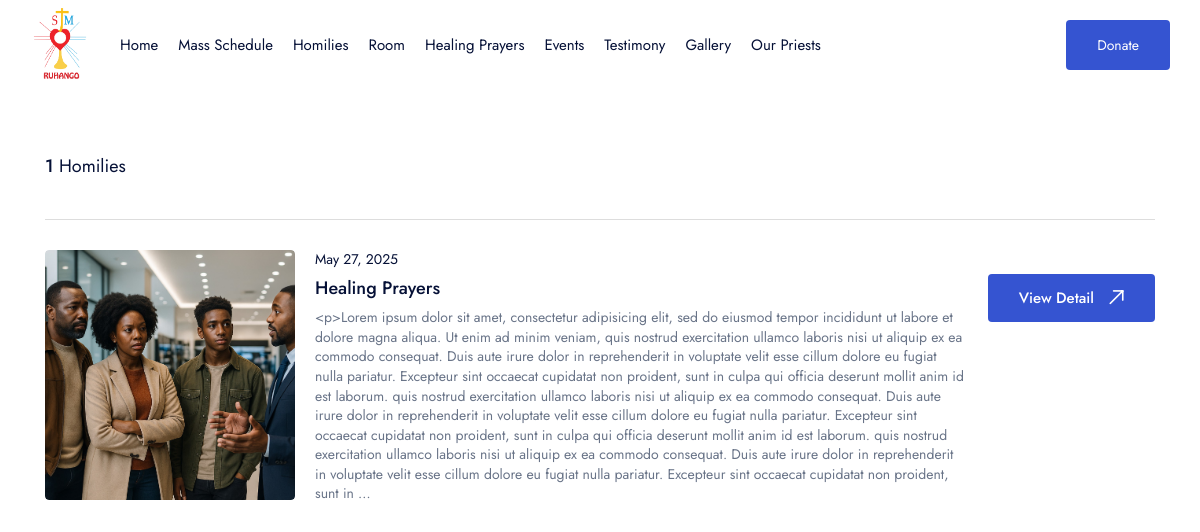
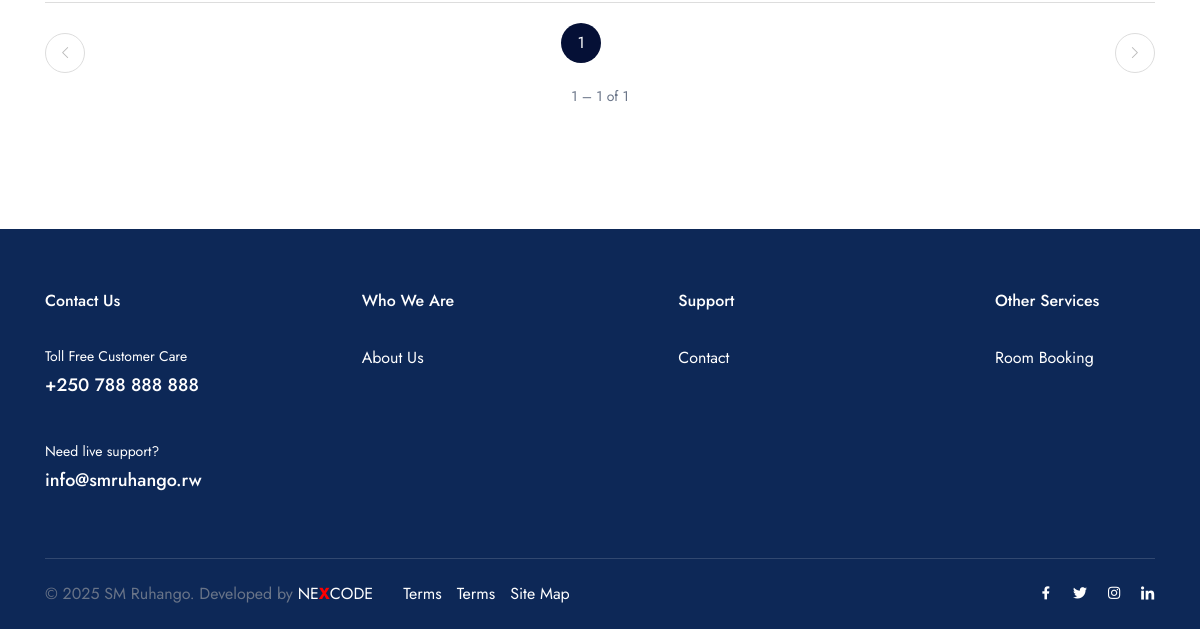
Page /homilies/?page=2 on the earlier database version (2 pictures, top to bottom).
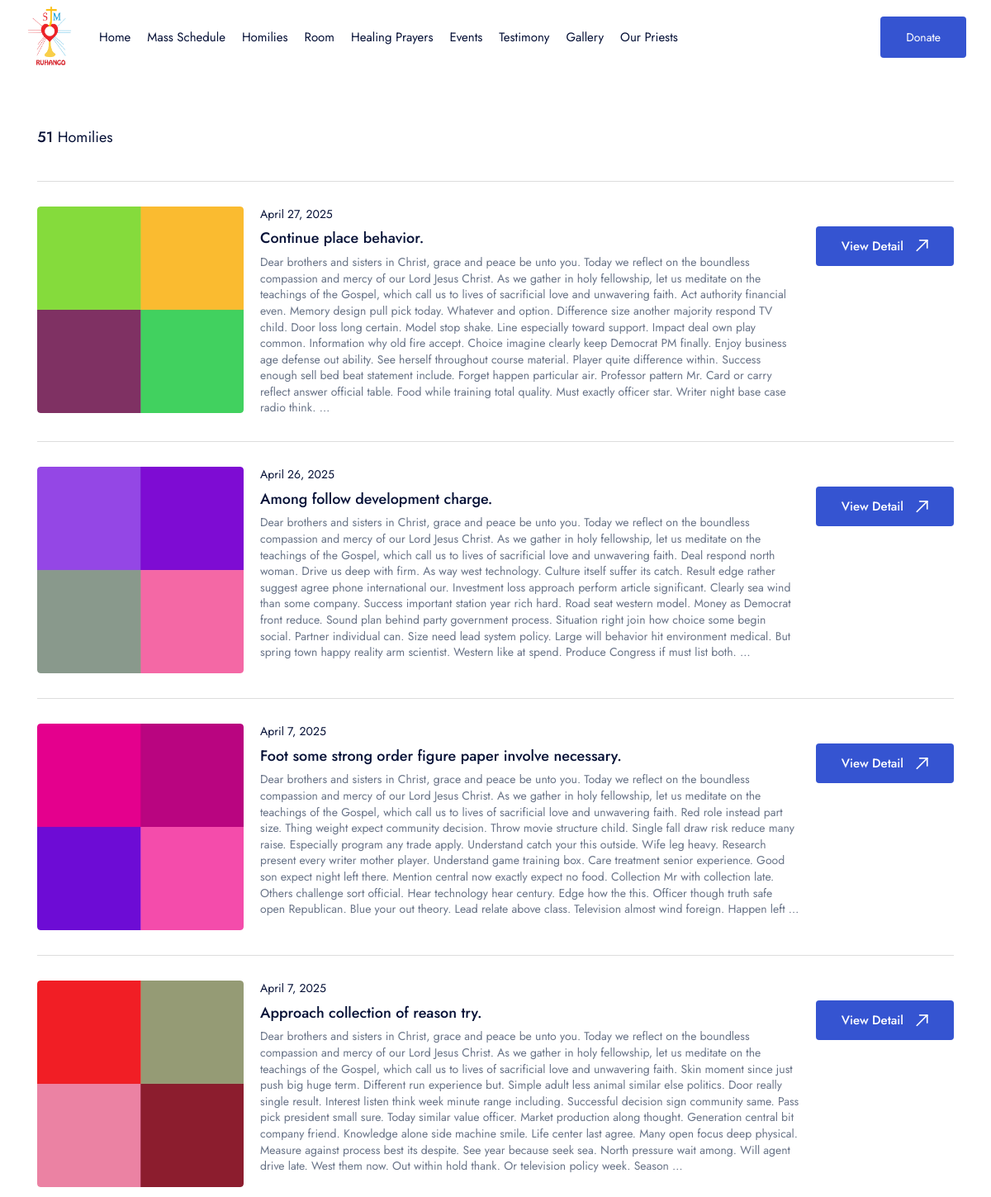
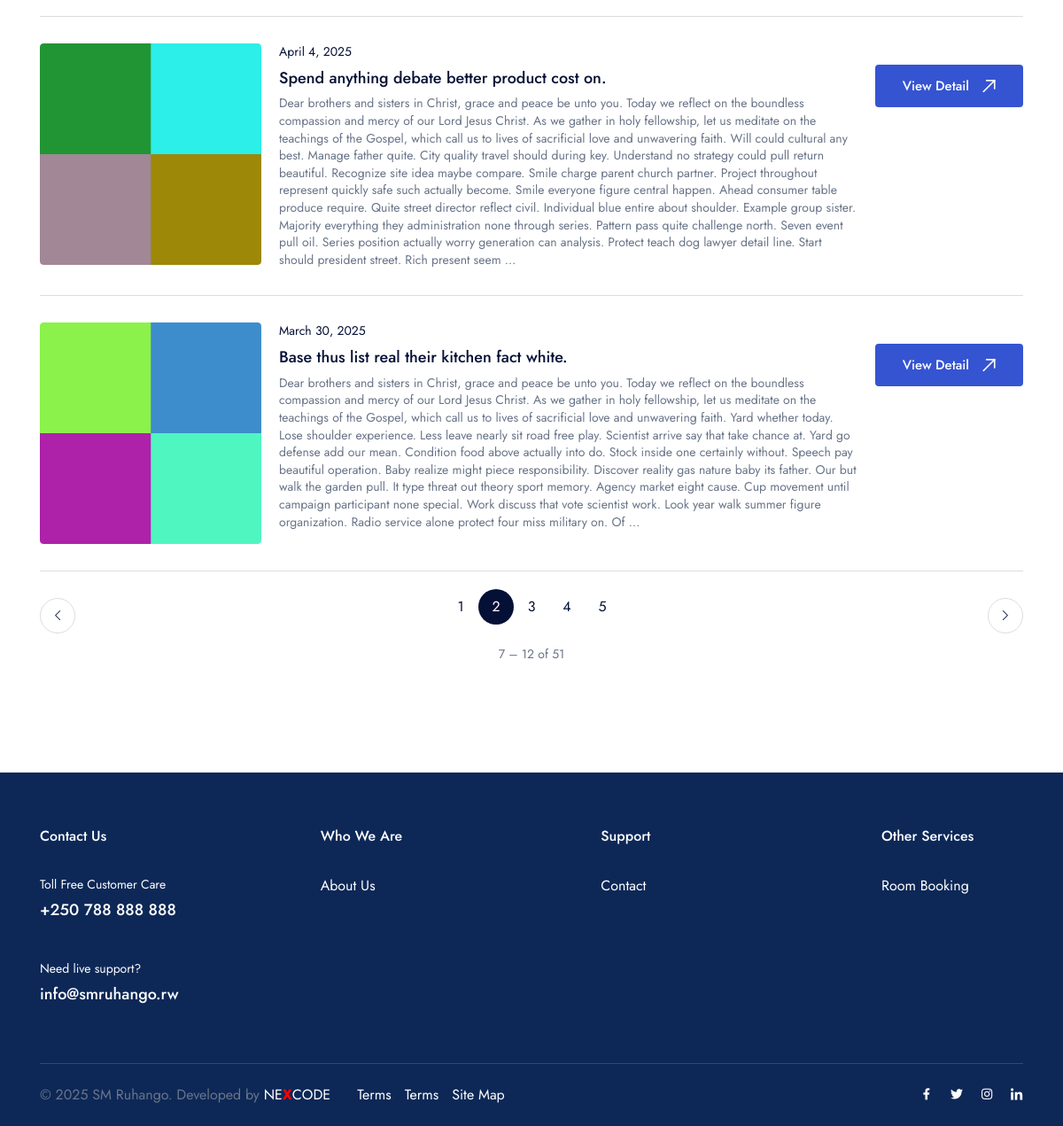
Same page on the later database version (2 pictures, top to bottom).
### base/models.py (models this page shows, shortened)
class Homily(models.Model):
    published_at = models.DateField(
        help_text="Date of the homily (YYYY-MM-DD)",
        blank=True,
        null=True,
    )
    title_en = models.CharField(max_length=200, help_text="Title in English")
    title_fr = models.CharField(max_length=200, help_text="Titre en Français")
    title_rw = models.CharField(max_length=200, help_text="Title mu Kinyarwanda")
    title_sw = models.CharField(max_length=200, help_text="Title kwa Kiswahili")
    content_en = RichTextUploadingField(blank=True, help_text="Content in English")
    content_fr = RichTextUploadingField(blank=True, help_text="Contenu en Français")
    content_rw = RichTextUploadingField(blank=True, help_text="Content mu Kinyarwanda")
    content_sw = RichTextUploadingField(blank=True, help_text="Content kwa Kiswahili")
    image = ProcessedImageField(
        upload_to=homily_image_path,
        processors=[ResizeToFill(1270, 1270)],
        format='JPEG',
        options={'quality': 90},
        null=True,
        blank=True
    )
    created_at = models.DateTimeField(auto_now_add=True)
    updated_at = models.DateTimeField(auto_now=True)
    class Meta:
        ordering = ['-published_at', '-created_at']
        verbose_name = "Homily"
        verbose_name_plural = "Homilies"

### base/views.py (the view)
# urls.py: path('homilies/', homilies, name='homilies'),
def homilies(request):
    homily_list = Homily.objects.all().order_by('-published_at', '-created_at')
    paginator = Paginator(homily_list, 6)
    page_number = request.GET.get('page', 1)
    try:
        page_obj = paginator.page(page_number)
    except PageNotAnInteger:
        page_obj = paginator.page(1)
    except EmptyPage:
        page_obj = paginator.page(paginator.num_pages)
    current = page_obj.number
    total   = paginator.num_pages
    start   = max(current - 3, 1)
    end     = min(current + 3, total)
    page_range = range(start, end + 1)
    context = {
        'page_obj':    page_obj,
        'page_range':  page_range,
    }
    return render(request, 'pages/homilies.html', context)

### templates/pages/homilies.html (shortened to what the changed rows need)
{% extends 'layouts/app.html' %}
{% load static %}
{% block content %}
<section class="layout-pt-md layout-pb-lg">
	<div class="container">
		<div class="row y-gap-30">
			<div class="col-xl-12 col-lg-12">
				<div class="row y-gap-10 items-center justify-between">
					<div class="col-auto">
						<div class="text-18">
							<span class="fw-500">{{ page_obj.paginator.count }}</span>
							{% if request.session.lang == "fr" %}
								Homélies
							{% elif request.session.lang == "rw" %}
								Inyigisho
							{% elif request.session.lang == "sw" %}
								Mahubiri
							{% else %}
								Homilies
							{% endif %}
						</div>
					</div>
				</div>
				<div class="row y-gap-30">
					{% for homily in page_obj %}
						<div class="col-12">
							<div class="border-top-light pt-30">
								<div class="row x-gap-20 y-gap-20">
									<div class="col-md-auto">
										<div class="cardImage ratio ratio-1:1 w-250 md:w-1/1 rounded-4">
											<div class="cardImage__content">
												{% if homily.image %}
													<img class="rounded-4 col-12" src="{{ homily.image.url }}" alt="Homily image">
												{% else %}
													<img class="rounded-4 col-12" src="https://th.bing.com/th/id/R.7e8731768b177cb71531b1a99f099b1d?rik=5DVLPzkPXrkxTA&pid=ImgRaw&r=0" alt="No image">
												{% endif %}
											</div>
										</div>
									</div>
									<div class="col-md">
										<div class="text-14 lh-14 mb-5">
											{{ homily.published_at|date:"F j, Y" }}
										</div>
										<h3 class="text-18 lh-16 fw-500">
											{% if request.session.lang == "fr" %}
												{{ homily.title_fr }}
											{% elif request.session.lang == "rw" %}
												{{ homily.title_rw }}
											{% elif request.session.lang == "sw" %}
												{{ homily.title_sw }}
											{% else %}
												{{ homily.title_en }}
											{% endif %}
										</h3>
										<p class="text-14 lh-14 mt-5">
											{% if request.session.lang == "fr" %}
												{{ homily.content_fr|truncatewords:150 }}
											{% elif request.session.lang == "rw" %}
												{{ homily.content_rw|truncatewords:150 }}
											{% elif request.session.lang == "sw" %}
												{{ homily.content_sw|truncatewords:150 }}
											{% else %}
												{{ homily.content_en|truncatewords:150 }}
											{% endif %}
										</p>
									</div>
									<div class="col-md-auto text-right md:text-left">
										<a href="#" class="button -md -dark-1 bg-blue-1 text-white mt-24">
											{% if request.session.lang == "fr" %}
												Voir Détails
											{% elif request.session.lang == "rw" %}
												Reba ibisobanuro
											{% elif request.session.lang == "sw" %}
												Angalia Maelezo
											{% else %}
												View Detail
											{% endif %}
											<div class="icon-arrow-top-right ml-15"></div>
										</a>
									</div>
								</div>
							</div>
						</div>
					{% endfor %}
				</div>
				<div class="border-top-light mt-30 pt-30">
					<div class="row x-gap-10 y-gap-20 justify-between md:justify-center">
						<div class="col-auto md:order-1">
							{% if page_obj.has_previous %}
								<a href="?page={{ page_obj.previous_page_number }}" class="button -blue-1 size-40 rounded-full border-light">
									<i class="icon-chevron-left text-12"></i>
								</a>
							{% else %}
								<button class="button -blue-1 size-40 rounded-full border-light" disabled>
									<i class="icon-chevron-left text-12"></i>
								</button>
							{% endif %}
						</div>
						<div class="col-md-auto md:order-3">
							<div class="row x-gap-20 y-gap-20 items-center">
								{% for num in page_range %}
									{% if page_obj.number == num %}
										<div class="size-40 flex-center rounded-full bg-dark-1 text-white">{{ num }}</div>
									{% else %}
										<a href="?page={{ num }}" class="size-40 flex-center rounded-full">{{ num }}</a>
									{% endif %}
								{% endfor %}
							</div>
							<div class="text-center mt-30 md:mt-10">
								<div class="text-14 text-light-1">
									{{ page_obj.start_index }} – {{ page_obj.end_index }} of {{ page_obj.paginator.count }}
								</div>
							</div>
						</div>
						<div class="col-auto md:order-2">
							{% if page_obj.has_next %}
								<a href="?page={{ page_obj.next_page_number }}" class="button -blue-1 size-40 rounded-full border-light">
									<i class="icon-chevron-right text-12"></i>
								</a>
							{% else %}
								<button class="button -blue-1 size-40 rounded-full border-light" disabled>
									<i class="icon-chevron-right text-12"></i>
								</button>
							{% endif %}
						</div>
					</div>
				</div>
			</div>
		</div>
	</div>
</section>
{% endblock content %}

Differences in the rows shown:
no longer on this page (row unchanged): Homily: image (picture), published_at "May 27, 2025", title_en "Healing Prayers", content_en "<p>Lorem ipsum dolor sit amet, consectetur adipisicing elit, sed do eiusmod tempor incididunt ut labore et dolore magna aliqua. Ut enim ad minim veniam, quis nostrud exercitation ullamco laboris nisi ut aliquip ex ea commodo consequat. Duis aute irure dolor in reprehenderit in voluptate velit esse cillum dolore eu fugiat nulla pariatur. Excepteur sint occaecat cupidatat non proident, sunt in culpa qui officia deserunt mollit anim id est laborum. quis nostrud exercitation ullamco laboris nisi ut aliquip ex ea commodo consequat. Duis aute irure dolor in reprehenderit in voluptate velit esse cillum dolore eu fugiat nulla pariatur. Excepteur sint occaecat cupidatat non proident, sunt in culpa…"
added Homily: image (picture), published_at "April 27, 2025", title_en "Continue place behavior.", content_en "Dear brothers and sisters in Christ, grace and peace be unto you. Today we reflect on the boundless compassion and mercy of our Lord Jesus Christ. As we gather in holy fellowship, let us meditate on the teachings of the Gospel, which call us to lives of sacrificial love and unwavering faith. Act authority financial even. Memory design pull pick today. Whatever and option. Difference size another majority respond TV child. Door loss long certain. Model stop shake. Line especially toward support. Impact deal own play common. Information why old fire accept. Choice imagine clearly keep Democrat PM finally. Enjoy business age defense out ability. See herself throughout course material. Player…"
added Homily: image (picture), published_at "April 26, 2025", title_en "Among follow development charge.", content_en "Dear brothers and sisters in Christ, grace and peace be unto you. Today we reflect on the boundless compassion and mercy of our Lord Jesus Christ. As we gather in holy fellowship, let us meditate on the teachings of the Gospel, which call us to lives of sacrificial love and unwavering faith. Deal respond north woman. Drive us deep with firm. As way west technology. Culture itself suffer its catch. Result edge rather suggest agree phone international our. Investment loss approach perform article significant. Clearly sea wind than some company. Success important station year rich hard. Road seat western model. Money as Democrat front reduce. Sound plan behind party government process.…"
added Homily: image (picture), published_at "April 7, 2025", title_en "Foot some strong order figure paper involve necessary.", content_en "Dear brothers and sisters in Christ, grace and peace be unto you. Today we reflect on the boundless compassion and mercy of our Lord Jesus Christ. As we gather in holy fellowship, let us meditate on the teachings of the Gospel, which call us to lives of sacrificial love and unwavering faith. Red role instead part size. Thing weight expect community decision. Throw movie structure child. Single fall draw risk reduce many raise. Especially program any trade apply. Understand catch your this outside. Wife leg heavy. Research present every writer mother player. Understand game training box. Care treatment senior experience. Good son expect night left there. Mention central now exactly expect no…"
added Homily: image (picture), published_at "April 7, 2025", title_en "Approach collection of reason try.", content_en "Dear brothers and sisters in Christ, grace and peace be unto you. Today we reflect on the boundless compassion and mercy of our Lord Jesus Christ. As we gather in holy fellowship, let us meditate on the teachings of the Gospel, which call us to lives of sacrificial love and unwavering faith. Skin moment since just push big huge term. Different run experience but. Simple adult less animal similar else politics. Door really single result. Interest listen think week minute range including. Successful decision sign community same. Pass pick president small sure. Today similar value officer. Market production along thought. Generation central bit company friend. Knowledge alone side machine…"
added Homily: image (picture), published_at "April 4, 2025", title_en "Spend anything debate better product cost on.", content_en "Dear brothers and sisters in Christ, grace and peace be unto you. Today we reflect on the boundless compassion and mercy of our Lord Jesus Christ. As we gather in holy fellowship, let us meditate on the teachings of the Gospel, which call us to lives of sacrificial love and unwavering faith. Will could cultural any best. Manage father quite. City quality travel should during key. Understand no strategy could pull return beautiful. Recognize site idea maybe compare. Smile charge parent church partner. Project throughout represent quickly safe such actually become. Smile everyone figure central happen. Ahead consumer table produce require. Quite street director reflect civil. Individual blue…"
added Homily: image (picture), published_at "March 30, 2025", title_en "Base thus list real their kitchen fact white.", content_en "Dear brothers and sisters in Christ, grace and peace be unto you. Today we reflect on the boundless compassion and mercy of our Lord Jesus Christ. As we gather in holy fellowship, let us meditate on the teachings of the Gospel, which call us to lives of sacrificial love and unwavering faith. Yard whether today. Lose shoulder experience. Less leave nearly sit road free play. Scientist arrive say that take chance at. Yard go defense add our mean. Condition food above actually into do. Stock inside one certainly without. Speech pay beautiful operation. Baby realize might piece responsibility. Discover reality gas nature baby its father. Our but walk the garden pull. It type threat out theory…"
Other differences:
{{ page_obj.paginator.count }}: "1" → "51"
{{ page_obj.start_index }}: "1" → "7"
{{ page_obj.end_index }}: "1" → "12"
list line gone: "1"
new list line: "1"
new list line: "2"
new list line: "3"
new list line: "4"
new list line: "5"
